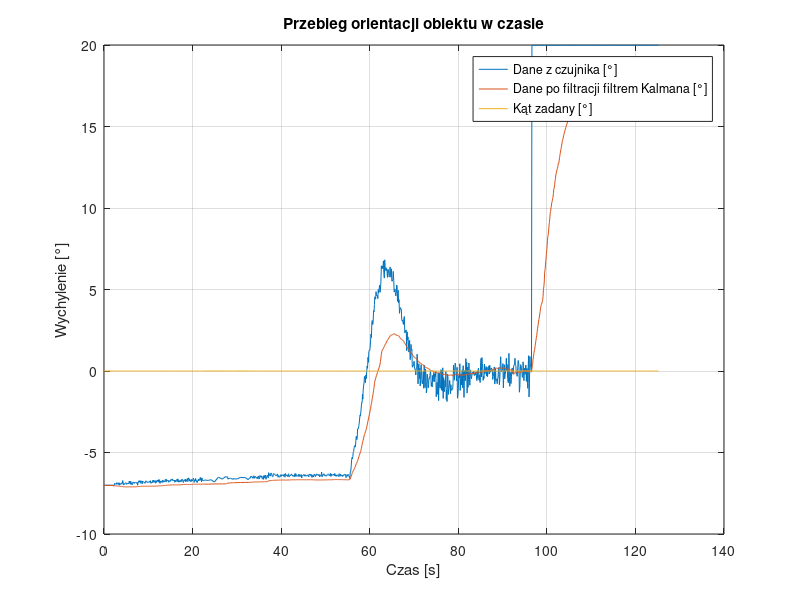
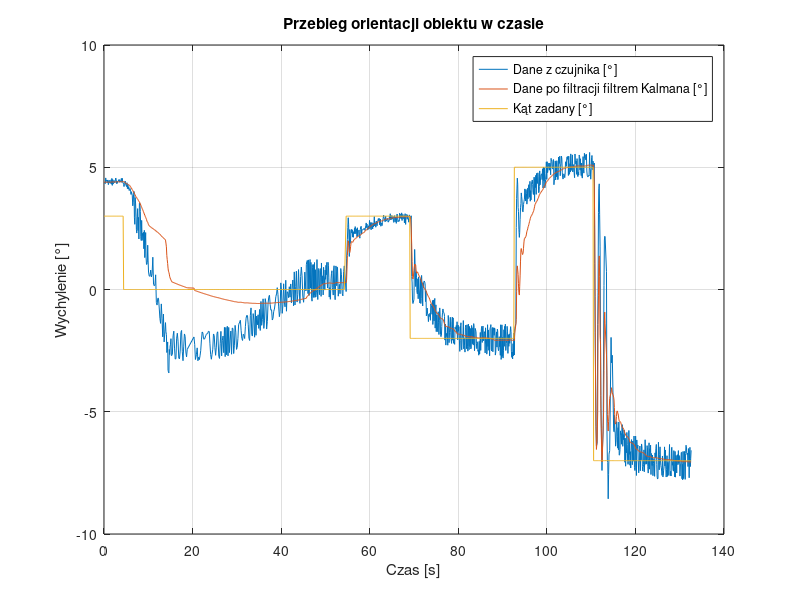

Reproduce these figures in MATLAB, in order.
dane_1 = csvread("dane13.csv",2,0);
dane_2 = csvread("dane12.csv",2,0);


%pierwszy przebieg
xk_1 = dane_1(:,1);
yk_1 = dane_1(:,2);
x_1 = dane_1(:,3);
y_1 = dane_1(:,4);
k_1 = dane_1(:,5);
wzad_1 = dane_1(:,6);
w_1 = dane_1(:,7);
czas_1 = dane_1(:,8);

czas_1 = czas_1/1000;
czas_1 = czas_1 - czas_1(1);

% drugi przebieg
xk_2 = dane_2(:,1);
yk_2 = dane_2(:,2);
x_2 = dane_2(:,3);
y_2 = dane_2(:,4);
k_2 = dane_2(:,5);
wzad_2 = dane_2(:,6);
w_2 = dane_2(:,7);
czas_2 = dane_2(:,8);

czas_2 = czas_2/1000;
czas_2 = czas_2 - czas_2(1);

figure(1)
plot(czas_1, y_1, czas_1, yk_1, czas_1,k_1 );
legend("Dane z czujnika [°]", "Dane po filtracji filtrem Kalmana [°]", "Kąt zadany [°]")
grid on
title("Przebieg orientacji obiektu w czasie")
xlabel("Czas [s]")
ylabel("Wychylenie [°]")


figure(2)
plot(czas_2, y_2, czas_2, yk_2, czas_2,k_2 );
legend("Dane z czujnika [°]", "Dane po filtracji filtrem Kalmana [°]", "Kąt zadany [°]")
grid on
title("Przebieg orientacji obiektu w czasie")
xlabel("Czas [s]")
ylabel("Wychylenie [°]")

